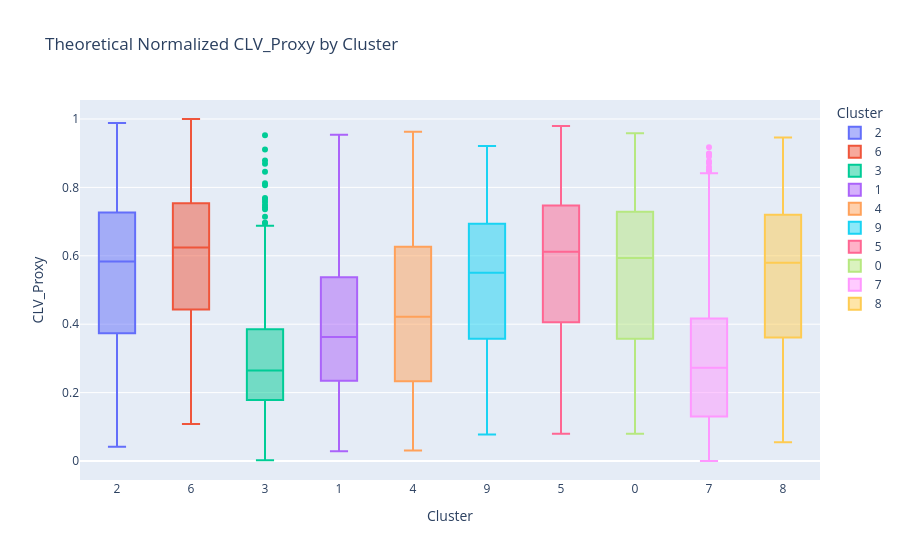
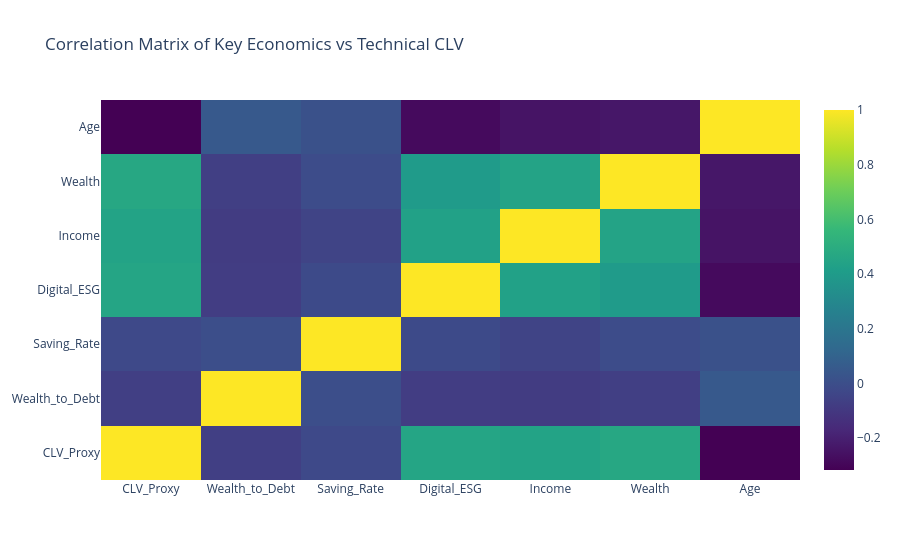

Notebook code for these charts, in order:
### Markdown cell above
## 3. Exploratory Data Analysis (EDA)
Visual inspection of the theoretical performance metrics.

### Code cell
# Phase 3: Exploratory Data Analysis (EDA)
fig = px.box(df, x="Cluster", y="CLV_Proxy", title="Theoretical Normalized CLV_Proxy by Cluster", color="Cluster")
fig.update_layout(xaxis_type='category')
fig.show()

corr_cols = ["CLV_Proxy", "Wealth_to_Debt", "Saving_Rate", "Digital_ESG", "Income", "Wealth", "Age"]
corr_matrix = df_feat[corr_cols].corr()

fig2 = go.Figure(data=go.Heatmap(z=corr_matrix.values, x=corr_cols, y=corr_cols, colorscale='Viridis'))
fig2.update_layout(title="Correlation Matrix of Key Economics vs Technical CLV")
fig2.show()

### Figure 1 — Plotly figure (JSON) as saved in the notebook; plotly's stock layout.template omitted (floating-point values rounded to 4 significant figures; data arrays with more than 128 entries replaced by an {"elided": "..."} marker saying what was removed)
{"data": [{"alignmentgroup": "True", "hovertemplate": "Cluster=%{x}<br>CLV_Proxy=%{y}<extra></extra>", "legendgroup": "2", "marker": {"color": "#636efa"}, "name": "2", "notched": false, "offsetgroup": "2", "orientation": "v", "showlegend": true, "type": "box", "x": {"elided": "313 int values"}, "x0": " ", "xaxis": "x", "y": {"elided": "313 float values"}, "y0": " ", "yaxis": "y"}, {"alignmentgroup": "True", "hovertemplate": "Cluster=%{x}<br>CLV_Proxy=%{y}<extra></extra>", "legendgroup": "6", "marker": {"color": "#EF553B"}, "name": "6", "notched": false, "offsetgroup": "6", "orientation": "v", "showlegend": true, "type": "box", "x": {"elided": "1248 int values"}, "x0": " ", "xaxis": "x", "y": {"elided": "1248 float values"}, "y0": " ", "yaxis": "y"}, {"alignmentgroup": "True", "hovertemplate": "Cluster=%{x}<br>CLV_Proxy=%{y}<extra></extra>", "legendgroup": "3", "marker": {"color": "#00cc96"}, "name": "3", "notched": false, "offsetgroup": "3", "orientation": "v", "showlegend": true, "type": "box", "x": {"elided": "468 int values"}, "x0": " ", "xaxis": "x", "y": {"elided": "468 float values"}, "y0": " ", "yaxis": "y"}, {"alignmentgroup": "True", "hovertemplate": "Cluster=%{x}<br>CLV_Proxy=%{y}<extra></extra>", "legendgroup": "1", "marker": {"color": "#ab63fa"}, "name": "1", "notched": false, "offsetgroup": "1", "orientation": "v", "showlegend": true, "type": "box", "x": {"elided": "286 int values"}, "x0": " ", "xaxis": "x", "y": {"elided": "286 float values"}, "y0": " ", "yaxis": "y"}, {"alignmentgroup": "True", "hovertemplate": "Cluster=%{x}<br>CLV_Proxy=%{y}<extra></extra>", "legendgroup": "4", "marker": {"color": "#FFA15A"}, "name": "4", "notched": false, "offsetgroup": "4", "orientation": "v", "showlegend": true, "type": "box", "x": {"elided": "249 int values"}, "x0": " ", "xaxis": "x", "y": {"elided": "249 float values"}, "y0": " ", "yaxis": "y"}, {"alignmentgroup": "True", "hovertemplate": "Cluster=%{x}<br>CLV_Proxy=%{y}<extra></extra>", "legendgroup": "9", "marker": {"color": "#19d3f3"}, "name": "9", "notched": false, "offsetgroup": "9", "orientation": "v", "showlegend": true, "type": "box", "x": {"elided": "229 int values"}, "x0": " ", "xaxis": "x", "y": {"elided": "229 float values"}, "y0": " ", "yaxis": "y"}, {"alignmentgroup": "True", "hovertemplate": "Cluster=%{x}<br>CLV_Proxy=%{y}<extra></extra>", "legendgroup": "5", "marker": {"color": "#FF6692"}, "name": "5", "notched": false, "offsetgroup": "5", "orientation": "v", "showlegend": true, "type": "box", "x": {"elided": "1314 int values"}, "x0": " ", "xaxis": "x", "y": {"elided": "1314 float values"}, "y0": " ", "yaxis": "y"}, {"alignmentgroup": "True", "hovertemplate": "Cluster=%{x}<br>CLV_Proxy=%{y}<extra></extra>", "legendgroup": "0", "marker": {"color": "#B6E880"}, "name": "0", "notched": false, "offsetgroup": "0", "orientation": "v", "showlegend": true, "type": "box", "x": {"elided": "256 int values"}, "x0": " ", "xaxis": "x", "y": {"elided": "256 float values"}, "y0": " ", "yaxis": "y"}, {"alignmentgroup": "True", "hovertemplate": "Cluster=%{x}<br>CLV_Proxy=%{y}<extra></extra>", "legendgroup": "7", "marker": {"color": "#FF97FF"}, "name": "7", "notched": false, "offsetgroup": "7", "orientation": "v", "showlegend": true, "type": "box", "x": {"elided": "359 int values"}, "x0": " ", "xaxis": "x", "y": {"elided": "359 float values"}, "y0": " ", "yaxis": "y"}, {"alignmentgroup": "True", "hovertemplate": "Cluster=%{x}<br>CLV_Proxy=%{y}<extra></extra>", "legendgroup": "8", "marker": {"color": "#FECB52"}, "name": "8", "notched": false, "offsetgroup": "8", "orientation": "v", "showlegend": true, "type": "box", "x": {"elided": "228 int values"}, "x0": " ", "xaxis": "x", "y": {"elided": "228 float values"}, "y0": " ", "yaxis": "y"}], "layout": {"boxmode": "overlay", "legend": {"title": {"text": "Cluster"}, "tracegroupgap": 0}, "title": {"text": "Theoretical Normalized CLV_Proxy by Cluster"}, "xaxis": {"anchor": "y", "categoryarray": [2, 6, 3, 1, 4, 9, 5, 0, 7, 8], "categoryorder": "array", "domain": [0, 1], "title": {"text": "Cluster"}, "type": "category"}, "yaxis": {"anchor": "x", "domain": [0, 1], "title": {"text": "CLV_Proxy"}}}}

### Figure 2 — Plotly figure (JSON) as saved in the notebook; plotly's stock layout.template omitted (floating-point values rounded to 4 significant figures)
{"data": [{"colorscale": [[0, "#440154"], [0.1111, "#482878"], [0.2222, "#3e4989"], [0.3333, "#31688e"], [0.4444, "#26828e"], [0.5556, "#1f9e89"], [0.6667, "#35b779"], [0.7778, "#6ece58"], [0.8889, "#b5de2b"], [1, "#fde725"]], "type": "heatmap", "x": ["CLV_Proxy", "Wealth_to_Debt", "Saving_Rate", "Digital_ESG", "Income", "Wealth", "Age"], "y": ["CLV_Proxy", "Wealth_to_Debt", "Saving_Rate", "Digital_ESG", "Income", "Wealth", "Age"], "z": [[1.0, -0.07036, -0.02625, 0.455, 0.443, 0.4652, -0.3166], [-0.07036, 1.0, -0.000994, -0.07654, -0.08173, -0.07002, 0.05353], [-0.02625, -0.000994, 1.0, -0.01819, -0.04627, -0.008961, 0.01544], [0.455, -0.07654, -0.01819, 1.0, 0.4332, 0.3993, -0.2814], [0.443, -0.08173, -0.04627, 0.4332, 1.0, 0.4454, -0.2458], [0.4652, -0.07002, -0.008961, 0.3993, 0.4454, 1.0, -0.2335], [-0.3166, 0.05353, 0.01544, -0.2814, -0.2458, -0.2335, 1.0]]}], "layout": {"title": {"text": "Correlation Matrix of Key Economics vs Technical CLV"}}}
